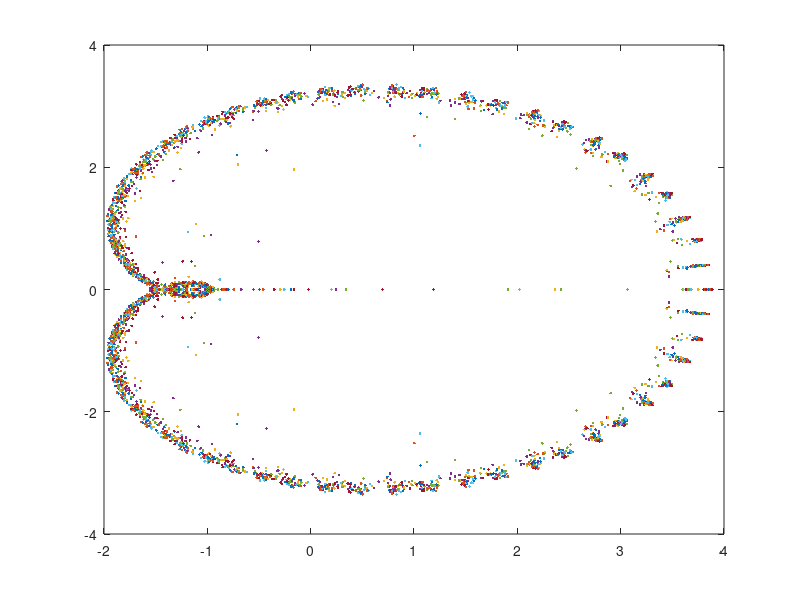

The MATLAB script that drew this image:
clc
clear
n = 42;
delta = 10^-8;

J = diag(ones(n-1,1),1);
A = 4*J+4*J^2;
[V,D] = eig(A);
zeig = [];
con = [];

for i = 1:100
    B = 2*rand(n)-eye(n);
    [Q,R] = qr(B);
    zeig = [zeig eig(A+delta*Q)];
    if mod(i,10)==0
        [V1,D1] = eig(A+delta*Q);
        con = [con cond(V1,1)];
    end
end
plot(zeig,'.');
disp(con);